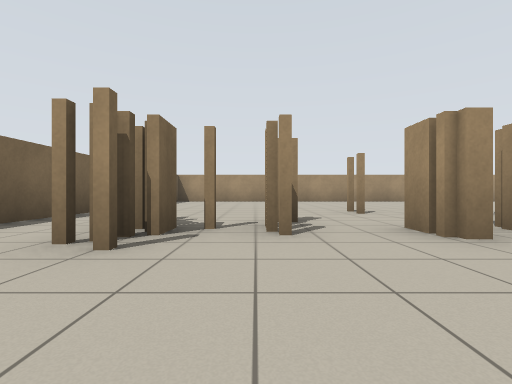
view 1 (above)

24 first-person views from a walk through a world built for the Player/Stage simulator. The camera is 0.72 m above the floor, looks level and sees 85° across. The lines on the ground mark 1 m squares. The floor is counted in squares, 2 m on a side. Each view is taken from the middle of a square. On the plan, view 1 faces up. The plan holds only what a view shows up to about 9 squares ahead; the rest is blank. The robots in the file are not drawn.

view 2
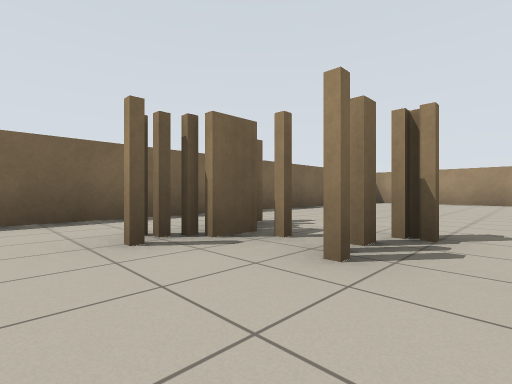

view 3
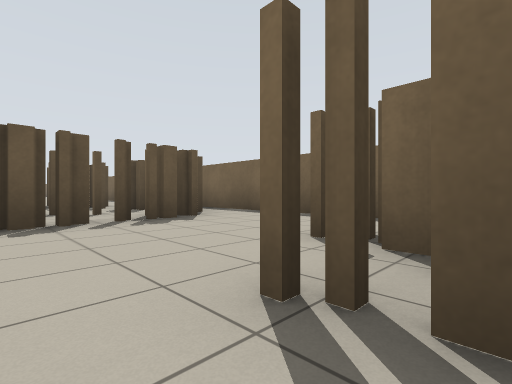

view 4
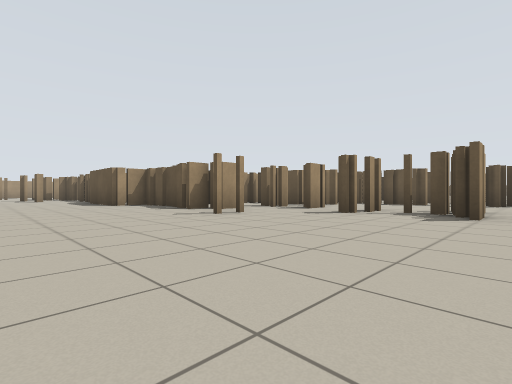

view 5
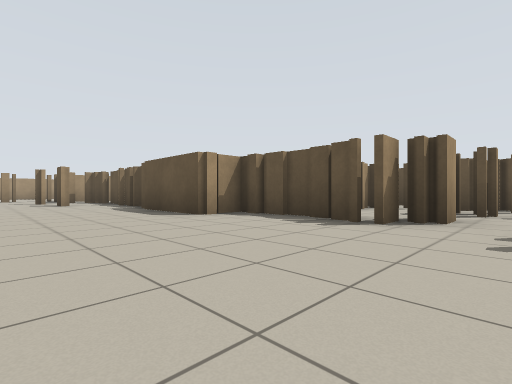

view 6
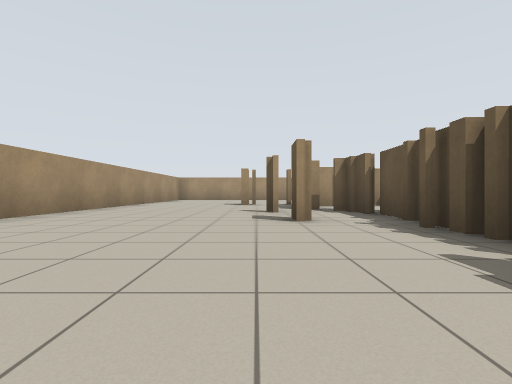

view 7
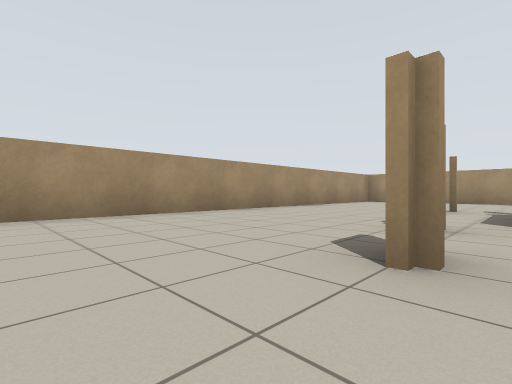

view 8
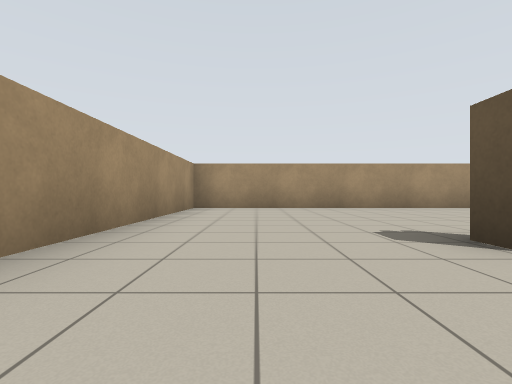

view 9
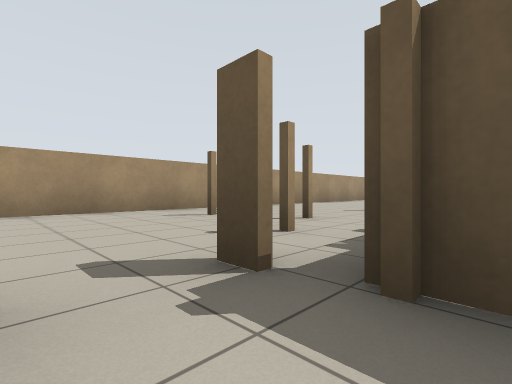

view 10
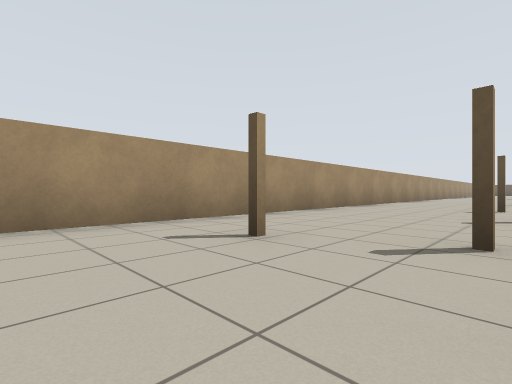

view 11
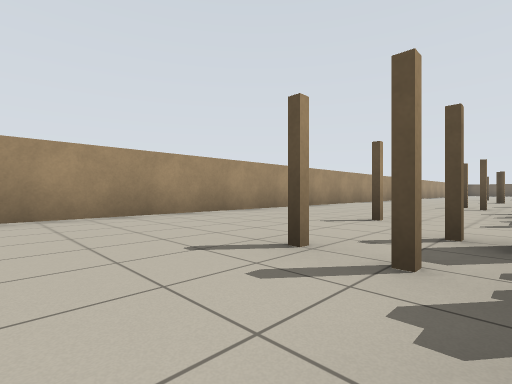

view 12
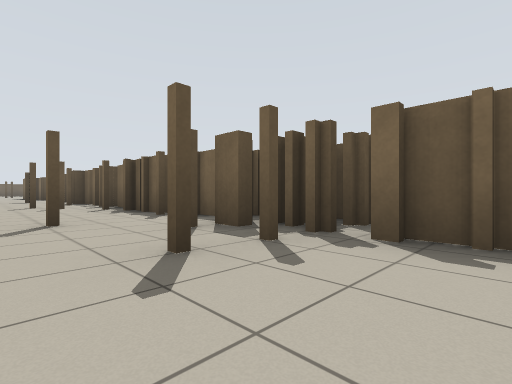

view 13
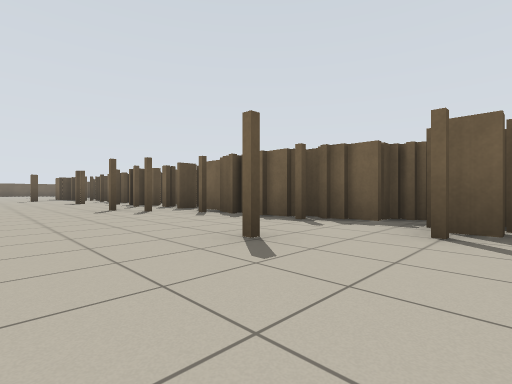

view 14
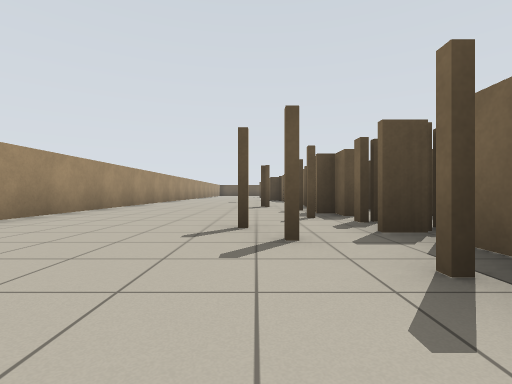

view 15
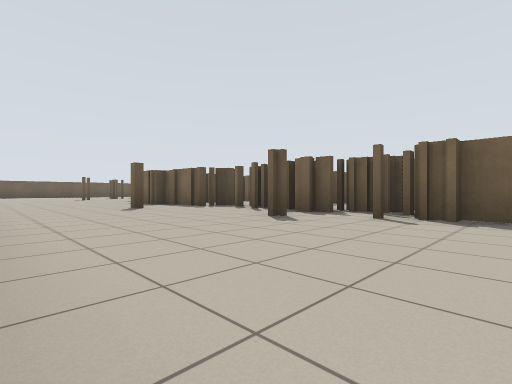

view 16
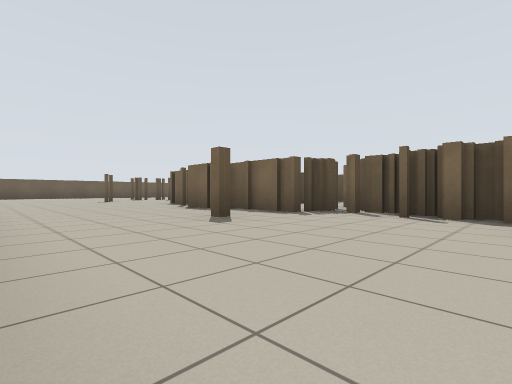

view 17
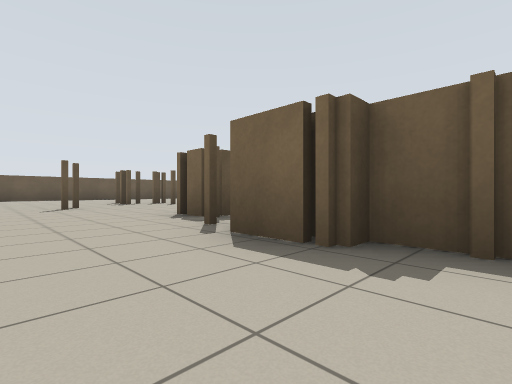

view 18
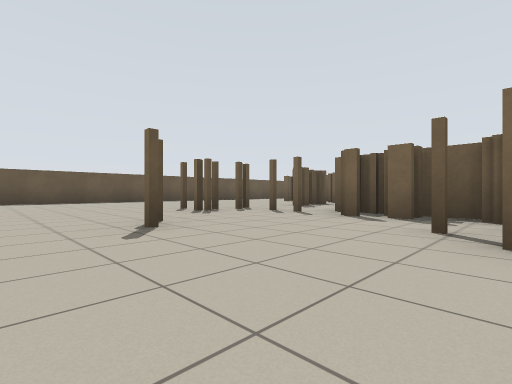

view 19
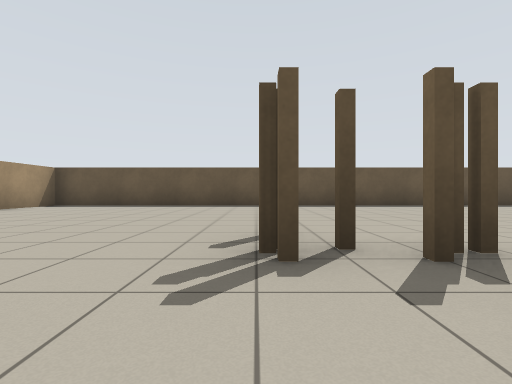

view 20
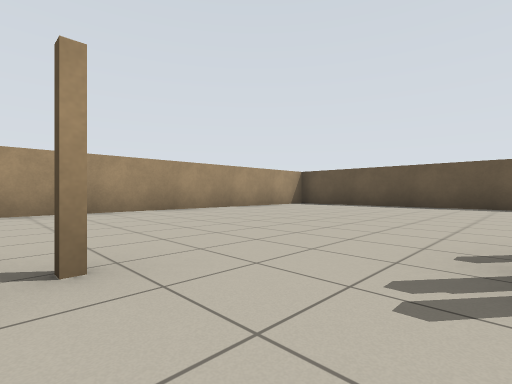

view 21
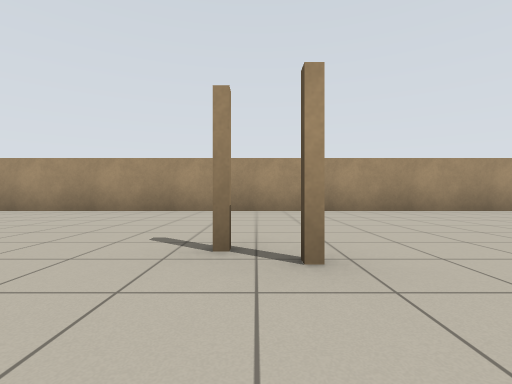

view 22
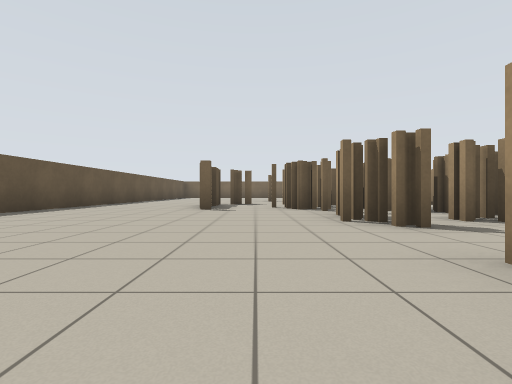

view 23
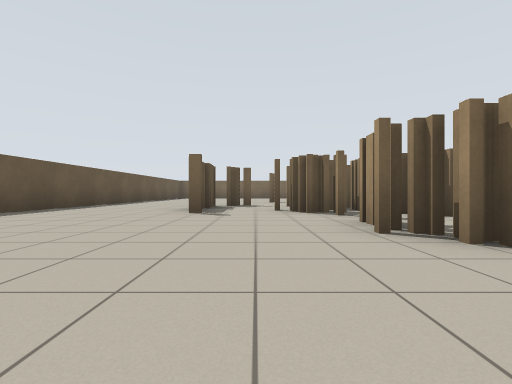

view 24
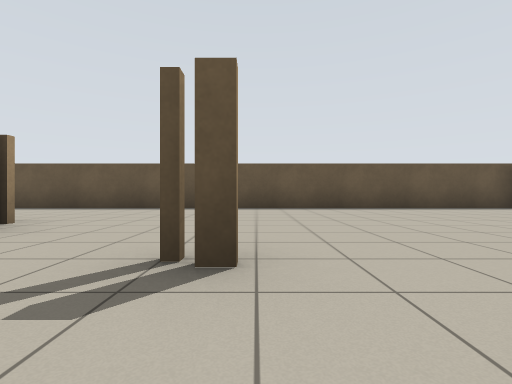

### Floor plan
Key: @ floor where view 1 was taken; # wall or solid block; x gap in a wall; . floor.
Columns run from 3 left of view 1 to 20 right of it. Each row starts with its distance up from view 1.
 11  ####       ############
 10  ...        ...........#
  9  .......    ...........#
  8  ......................#
  7 #......................#
  6 #.........  ..#####....#
  5 #.....############.#...#
  4 #.....##         #...#.#
  3 #.##.##          #.....#
  2 #.##.##          ##....#
  1 #....#           ##....#
  0 #..@ #           #.....#
 -1 ######           ##....#
 -2 # ##             ##....#
 -3 # #               #....#
 -4   #               ##...#
 -5    #              ##...#
 -6    #             ##....#
 -7                  ##....#
 -8                  #.....#
 -9                  #.#...#
-10                  #.....#
-11                  #.....#
-12                  ##....
-13                   #....
-14                   #....
-15                   #....#
-16                  ##....#
-17                 ##.....#
-18                 ##.....#
-19                ##......#
-20            #  ###......#
-21       .  ######.x......#
-22      .#..#.####.#......#
-23     ....#..x...........#
-24    ......###...........#
-25   .....................#
-26  ......................#
-27 #......................#
-28 ########################

Where each view was taken, in squares from view 1:
view 1: 0 up, 0 right, facing up
view 2: 1 up, 1 right, facing up-left
view 3: 3 up, 1 right, facing down-left
view 4: 8 up, 2 left, facing down-right
view 5: 8 up, 2 right, facing down-right
view 6: 7 up, 7 right, facing right
view 7: 6 up, 9 right, facing up-right
view 8: 9 up, 13 right, facing right
view 9: 7 up, 14 right, facing down-right
view 10: 6 up, 16 right, facing down-right
view 11: 3 up, 15 right, facing down-right
view 12: 3 up, 17 right, facing down-left
view 13: 1 up, 18 right, facing down-left
view 14: 2 down, 16 right, facing down
view 15: 6 down, 19 right, facing down-left
view 16: 9 down, 19 right, facing down-left
view 17: 13 down, 17 right, facing down-left
view 18: 17 down, 17 right, facing down-left
view 19: 20 down, 14 right, facing down
view 20: 20 down, 14 right, facing down-right
view 21: 20 down, 14 right, facing right
view 22: 23 down, 14 right, facing left
view 23: 23 down, 13 right, facing left
view 24: 21 down, 3 right, facing down
